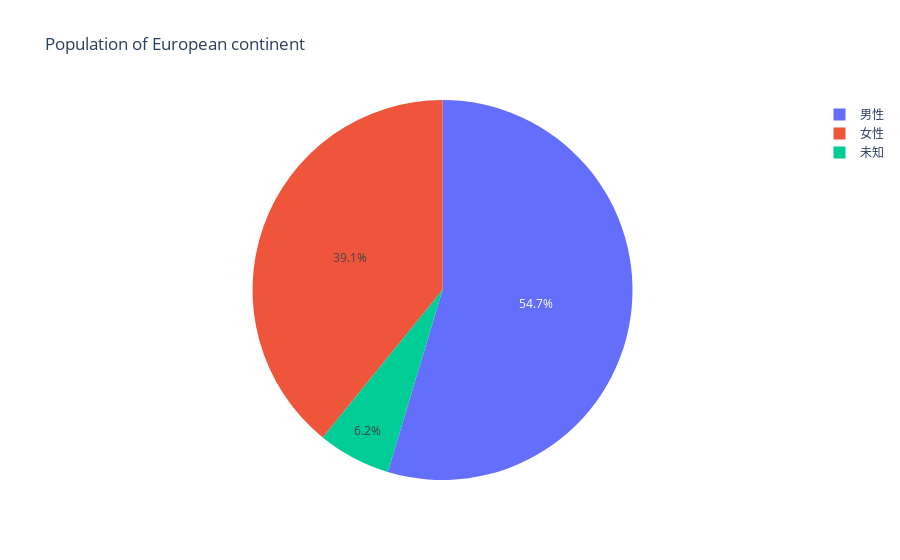

The code cell stored with this chart in its notebook:
### Code cell
import plotly.express as px
fig = px.pie(gender_count, values='count', names='gender', title='Population of European continent')
fig.show()

### Figure 1 — Plotly figure (JSON) as saved in the notebook; plotly's stock layout.template omitted (floating-point values rounded to 4 significant figures)
{"data": [{"domain": {"x": [0, 1], "y": [0, 1]}, "hovertemplate": "gender=%{label}<br>count=%{value}<extra></extra>", "labels": ["女性", "未知", "男性"], "legendgroup": "", "name": "", "showlegend": true, "type": "pie", "values": [50886, 8064, 71049]}], "layout": {"legend": {"tracegroupgap": 0}, "title": {"text": "Population of European continent"}}}
